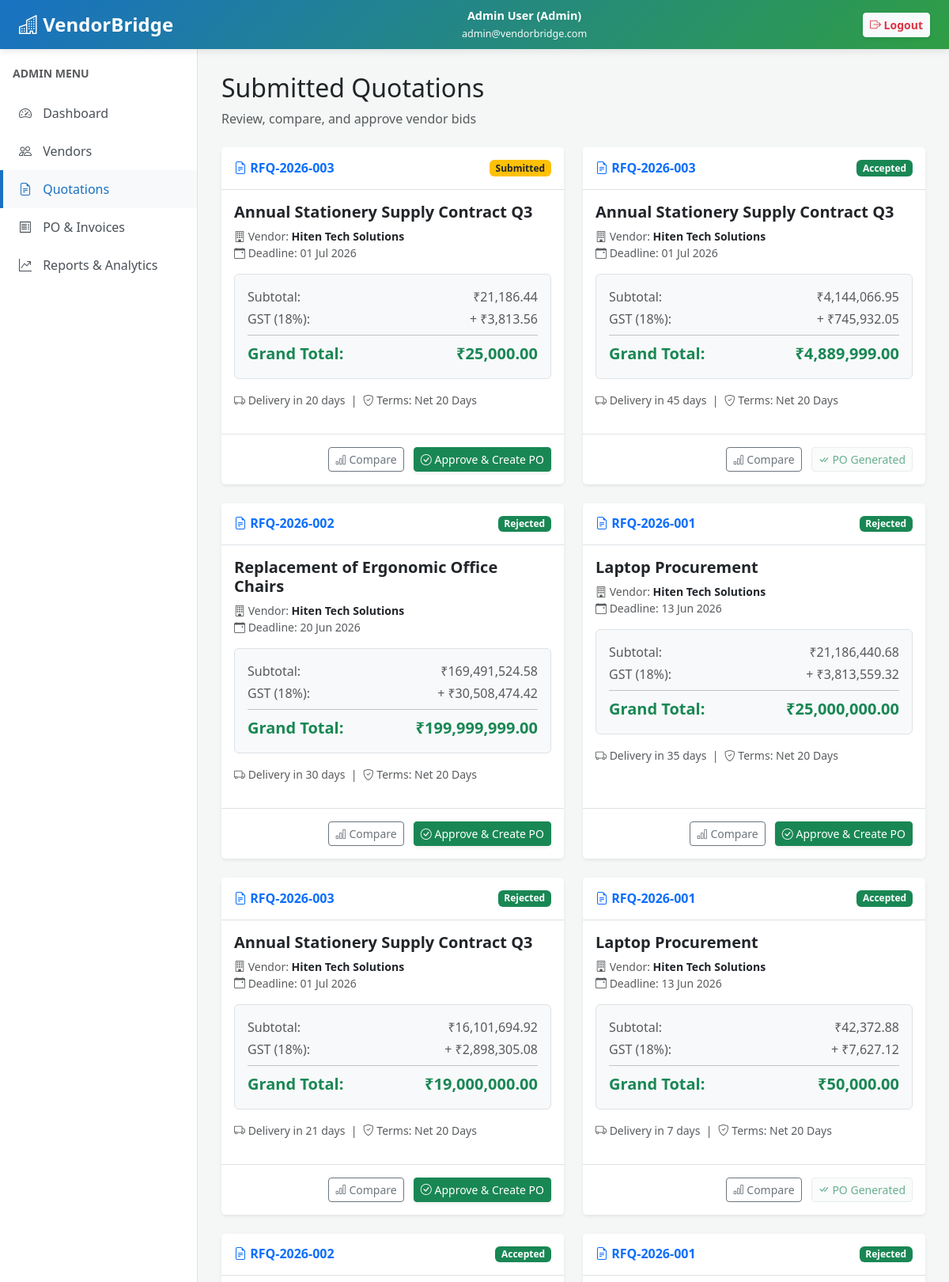
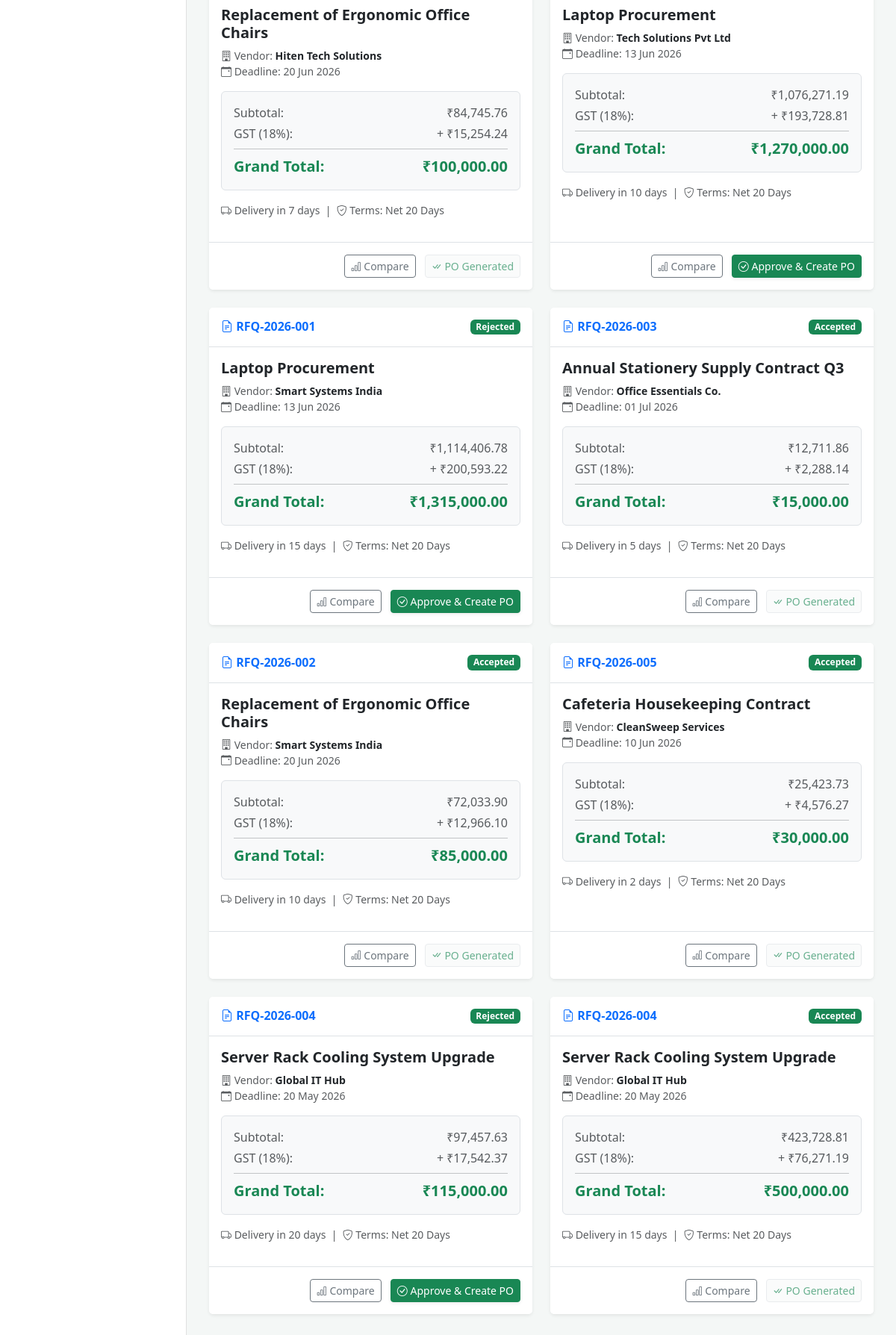
Screenshot of /admin/quotations.php (signed in) with the database file from the repository (2 pictures, top to bottom).
### tables this page shows
CREATE TABLE `quotations` (
  `quotation_id` int(11) NOT NULL,
  `rfq_id` int(11) NOT NULL,
  `vendor_id` int(11) NOT NULL,
  `quotation_number` varchar(50) NOT NULL,
  `submission_date` datetime DEFAULT current_timestamp(),
  `delivery_days` int(11) NOT NULL,
  `notes` text DEFAULT NULL,
  `total_amount` decimal(15,2) NOT NULL,
  `status` enum('Submitted','Revised','Accepted','Rejected') DEFAULT 'Submitted',
  `revised_at` datetime DEFAULT NULL
);

CREATE TABLE `rfqs` (
  `rfq_id` int(11) NOT NULL,
  `rfq_number` varchar(50) NOT NULL,
  `title` varchar(255) NOT NULL,
  `description` text DEFAULT NULL,
  `created_by` int(11) NOT NULL,
  `deadline` datetime NOT NULL,
  `status` enum('Draft','Open','Closed','Approved','Rejected') DEFAULT 'Draft',
  `created_at` timestamp NOT NULL DEFAULT current_timestamp(),
  `updated_at` timestamp NOT NULL DEFAULT current_timestamp() ON UPDATE current_timestamp()
);

CREATE TABLE `vendors` (
  `vendor_id` int(11) NOT NULL,
  `category_id` int(11) NOT NULL,
  `company_name` varchar(200) NOT NULL,
  `gst_number` varchar(20) DEFAULT NULL,
  `contact_person` varchar(150) NOT NULL,
  `email` varchar(150) NOT NULL,
  `phone` varchar(20) NOT NULL,
  `address` text DEFAULT NULL,
  `city` varchar(100) DEFAULT NULL,
  `state` varchar(100) DEFAULT NULL,
  `country` varchar(100) DEFAULT 'India',
  `vendor_status` enum('Pending','Active','Inactive','Blacklisted') DEFAULT 'Pending',
  `registration_date` date DEFAULT NULL,
  `created_at` timestamp NOT NULL DEFAULT current_timestamp()
);

### admin/quotations.php (the view)
<?php
include 'header.php';
$query = "SELECT q.*, r.title, r.rfq_number, r.deadline, v.company_name
          FROM quotations q
          JOIN rfqs r ON q.rfq_id = r.rfq_id
          JOIN vendors v ON q.vendor_id = v.vendor_id
          ORDER BY q.submission_date DESC";
$quotations = mysqli_query($conn, $query);
?>
<div class="d-flex justify-content-between align-items-center mb-4">
    <div>
        <h2>Submitted Quotations</h2>
        <span class="text-muted">Review, compare, and approve vendor bids</span>
    </div>
</div>
<div class="row g-4">
    <?php if (mysqli_num_rows($quotations) > 0) {
        while ($q = mysqli_fetch_assoc($quotations)) {
            $subtotal = $q['total_amount'] / 1.18;
            $gst = $q['total_amount'] - $subtotal;
    ?>
    <div class="col-lg-6">
        <div class="card shadow-sm border-0 h-100">
            <div class="card-header bg-white d-flex justify-content-between align-items-center border-bottom py-3">
                <h6 class="mb-0 fw-bold text-primary"><i class="bi bi-file-earmark-text"></i> <?php echo htmlspecialchars($q['rfq_number']); ?></h6>
                <span class="badge <?php echo ($q['status'] == 'Submitted') ? 'bg-warning text-dark' : 'bg-success'; ?>">
                    <?php echo htmlspecialchars($q['status']); ?>
                </span>
            </div>
            <div class="card-body">
                <h5 class="card-title fw-bold text-dark"><?php echo htmlspecialchars($q['title']); ?></h5>
                <p class="text-muted small mb-3">
                    <i class="bi bi-building"></i> Vendor: <strong class="text-dark"><?php echo htmlspecialchars($q['company_name']); ?></strong><br>
                    <i class="bi bi-calendar-event"></i> Deadline: <?php echo date('d M Y', strtotime($q['deadline'])); ?>
                </p>
                <div class="bg-light p-3 rounded mb-3 border">
                    <div class="d-flex justify-content-between mb-1 text-muted"><span>Subtotal:</span> <span>₹<?php echo number_format($subtotal, 2); ?></span></div>
                    <div class="d-flex justify-content-between mb-1 text-muted"><span>GST (18%):</span> <span>+ ₹<?php echo number_format($gst, 2); ?></span></div>
                    <hr class="my-2">
                    <div class="d-flex justify-content-between fw-bold fs-5 text-success"><span>Grand Total:</span> <span>₹<?php echo number_format($q['total_amount'], 2); ?></span></div>
                </div>
                <div class="small text-muted mb-3">
                    <i class="bi bi-truck"></i> Delivery in <?php echo $q['delivery_days']; ?> days &nbsp;|&nbsp;
                    <i class="bi bi-shield-check"></i> Terms: Net 20 Days
                </div>
            </div>
            <div class="card-footer bg-white border-top text-end py-3">
                <a href="compare_quotations.php?rfq_id=<?php echo $q['rfq_id']; ?>" class="btn btn-outline-secondary btn-sm me-2">
                <i class="bi bi-bar-chart"></i> Compare </a>
                <?php if ($q['status'] != 'Accepted'): ?>
                    <a href="approve_quotation.php?id=<?php echo $q['quotation_id']; ?>"
                    class="btn btn-success btn-sm shadow-sm"
                    onclick="return confirm('Are you sure? This will instantly generate a Purchase Order and reject all other bids for this RFQ.');">
                    <i class="bi bi-check-circle"></i> Approve & Create PO
                    </a>
                <?php else: ?>
                    <button class="btn btn-light text-success border btn-sm disabled">
                        <i class="bi bi-check-all"></i> PO Generated
                    </button>
                <?php endif; ?>
            </div>
        </div>
    </div>
    <?php } } else { ?>
        <div class="col-12"><div class="alert alert-info border-0 shadow-sm">No quotations have been submitted yet.</div></div>
    <?php } ?>
</div>
<?php include 'footer.php'; ?>

### admin/header.php (style rules this page uses)
body { background-color: #f4f7f6; font-family: 'Segoe UI', Tahoma, Geneva, Verdana, sans-serif; }

### rows the page displays
quotations: rfq.rfq_number "RFQ-2026-003", status "Submitted", rfq.title "Annual Stationery Supply Contract Q3", vendor.company_name "Hiten Tech Solutions", rfq.deadline "01 Jul 2026", total_amount "21,186.44", total_amount "3,813.56", total_amount "25,000.00", delivery_days "20"
quotations: rfq.rfq_number "RFQ-2026-003", status "Accepted", rfq.title "Annual Stationery Supply Contract Q3", vendor.company_name "Hiten Tech Solutions", rfq.deadline "01 Jul 2026", total_amount "4,144,066.95", total_amount "745,932.05", total_amount "4,889,999.00", delivery_days "45", shows "PO Generated"
quotations: rfq.rfq_number "RFQ-2026-002", status "Rejected", rfq.title "Replacement of Ergonomic Office Chairs", vendor.company_name "Hiten Tech Solutions", rfq.deadline "20 Jun 2026", total_amount "169,491,524.58", total_amount "30,508,474.42", total_amount "199,999,999.00", delivery_days "30"
quotations: rfq.rfq_number "RFQ-2026-001", status "Rejected", rfq.title "Laptop Procurement", vendor.company_name "Hiten Tech Solutions", rfq.deadline "13 Jun 2026", total_amount "21,186,440.68", total_amount "3,813,559.32", total_amount "25,000,000.00", delivery_days "35"
quotations: rfq.rfq_number "RFQ-2026-003", status "Rejected", rfq.title "Annual Stationery Supply Contract Q3", vendor.company_name "Hiten Tech Solutions", rfq.deadline "01 Jul 2026", total_amount "16,101,694.92", total_amount "2,898,305.08", total_amount "19,000,000.00", delivery_days "21"
quotations: rfq.rfq_number "RFQ-2026-001", status "Accepted", rfq.title "Laptop Procurement", vendor.company_name "Hiten Tech Solutions", rfq.deadline "13 Jun 2026", total_amount "42,372.88", total_amount "7,627.12", total_amount "50,000.00", delivery_days "7", shows "PO Generated"
quotations: rfq.rfq_number "RFQ-2026-002", status "Accepted", rfq.title "Replacement of Ergonomic Office Chairs", vendor.company_name "Hiten Tech Solutions", rfq.deadline "20 Jun 2026", total_amount "84,745.76", total_amount "15,254.24", total_amount "100,000.00", delivery_days "7", shows "PO Generated"
quotations: rfq.rfq_number "RFQ-2026-001", status "Rejected", rfq.title "Laptop Procurement", vendor.company_name "Tech Solutions Pvt Ltd", rfq.deadline "13 Jun 2026", total_amount "1,076,271.19", total_amount "193,728.81", total_amount "1,270,000.00", delivery_days "10"
quotations: rfq.rfq_number "RFQ-2026-001", status "Rejected", rfq.title "Laptop Procurement", vendor.company_name "Smart Systems India", rfq.deadline "13 Jun 2026", total_amount "1,114,406.78", total_amount "200,593.22", total_amount "1,315,000.00", delivery_days "15"
quotations: rfq.rfq_number "RFQ-2026-003", status "Accepted", rfq.title "Annual Stationery Supply Contract Q3", vendor.company_name "Office Essentials Co.", rfq.deadline "01 Jul 2026", total_amount "12,711.86", total_amount "2,288.14", total_amount "15,000.00", delivery_days "5", shows "PO Generated"
quotations: rfq.rfq_number "RFQ-2026-002", status "Accepted", rfq.title "Replacement of Ergonomic Office Chairs", vendor.company_name "Smart Systems India", rfq.deadline "20 Jun 2026", total_amount "72,033.90", total_amount "12,966.10", total_amount "85,000.00", delivery_days "10", shows "PO Generated"
quotations: rfq.rfq_number "RFQ-2026-005", status "Accepted", rfq.title "Cafeteria Housekeeping Contract", vendor.company_name "CleanSweep Services", rfq.deadline "10 Jun 2026", total_amount "25,423.73", total_amount "4,576.27", total_amount "30,000.00", delivery_days "2", shows "PO Generated"
quotations: rfq.rfq_number "RFQ-2026-004", status "Rejected", rfq.title "Server Rack Cooling System Upgrade", vendor.company_name "Global IT Hub", rfq.deadline "20 May 2026", total_amount "97,457.63", total_amount "17,542.37", total_amount "115,000.00", delivery_days "20"
quotations: rfq.rfq_number "RFQ-2026-004", status "Accepted", rfq.title "Server Rack Cooling System Upgrade", vendor.company_name "Global IT Hub", rfq.deadline "20 May 2026", total_amount "423,728.81", total_amount "76,271.19", total_amount "500,000.00", delivery_days "15", shows "PO Generated"

### other values shown
$user_name "Admin User"
$user_email "admin@vendorbridge.com"
